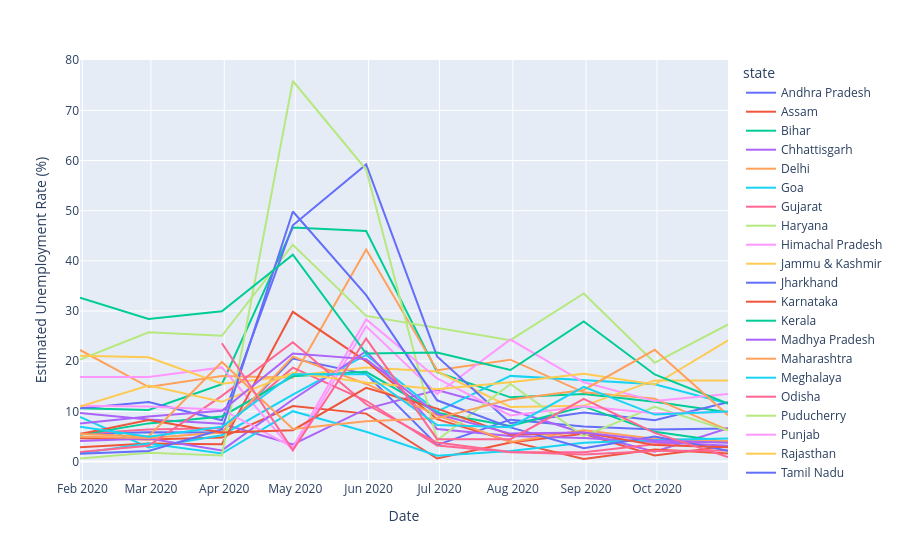

Notebook cell for this chart:
### Markdown cell above
## State Wise Unemployment Rate Over Time

### Code cell
ts = df.groupby(['Date','state'])['Estimated Unemployment Rate (%)'].mean().reset_index()
fig= px.line(ts, x='Date', y='Estimated Unemployment Rate (%)', color='state')

fig.show()

### Figure 1 — Plotly figure (JSON) as saved in the notebook; plotly's stock layout.template omitted (floating-point values rounded to 4 significant figures)
{"data": [{"hovertemplate": "state=Andhra Pradesh<br>Date=%{x}<br>Estimated Unemployment Rate (%)=%{y}<extra></extra>", "legendgroup": "Andhra Pradesh", "line": {"color": "#636efa", "dash": "solid"}, "marker": {"symbol": "circle"}, "mode": "lines", "name": "Andhra Pradesh", "orientation": "v", "showlegend": true, "type": "scatter", "x": ["2020-01-31T00:00:00.000000000", "2020-02-29T00:00:00.000000000", "2020-03-31T00:00:00.000000000", "2020-04-30T00:00:00.000000000", "2020-05-31T00:00:00.000000000", "2020-06-30T00:00:00.000000000", "2020-07-31T00:00:00.000000000", "2020-08-31T00:00:00.000000000", "2020-09-30T00:00:00.000000000", "2020-10-31T00:00:00.000000000"], "xaxis": "x", "y": [5.48, 5.83, 5.79, 20.51, 17.43, 3.31, 8.34, 6.96, 6.4, 6.59], "yaxis": "y"}, {"hovertemplate": "state=Assam<br>Date=%{x}<br>Estimated Unemployment Rate (%)=%{y}<extra></extra>", "legendgroup": "Assam", "line": {"color": "#EF553B", "dash": "solid"}, "marker": {"symbol": "circle"}, "mode": "lines", "name": "Assam", "orientation": "v", "showlegend": true, "type": "scatter", "x": ["2020-01-31T00:00:00.000000000", "2020-02-29T00:00:00.000000000", "2020-03-31T00:00:00.000000000", "2020-04-30T00:00:00.000000000", "2020-05-31T00:00:00.000000000", "2020-06-30T00:00:00.000000000", "2020-07-31T00:00:00.000000000", "2020-08-31T00:00:00.000000000", "2020-09-30T00:00:00.000000000", "2020-10-31T00:00:00.000000000"], "xaxis": "x", "y": [4.66, 4.41, 4.77, 11.06, 9.55, 0.6, 3.77, 5.53, 1.19, 3.02], "yaxis": "y"}, {"hovertemplate": "state=Bihar<br>Date=%{x}<br>Estimated Unemployment Rate (%)=%{y}<extra></extra>", "legendgroup": "Bihar", "line": {"color": "#00cc96", "dash": "solid"}, "marker": {"symbol": "circle"}, "mode": "lines", "name": "Bihar", "orientation": "v", "showlegend": true, "type": "scatter", "x": ["2020-01-31T00:00:00.000000000", "2020-02-29T00:00:00.000000000", "2020-03-31T00:00:00.000000000", "2020-04-30T00:00:00.000000000", "2020-05-31T00:00:00.000000000", "2020-06-30T00:00:00.000000000", "2020-07-31T00:00:00.000000000", "2020-08-31T00:00:00.000000000", "2020-09-30T00:00:00.000000000", "2020-10-31T00:00:00.000000000"], "xaxis": "x", "y": [10.61, 10.29, 15.43, 46.64, 45.96, 17.82, 12.79, 13.44, 11.91, 9.82], "yaxis": "y"}, {"hovertemplate": "state=Chhattisgarh<br>Date=%{x}<br>Estimated Unemployment Rate (%)=%{y}<extra></extra>", "legendgroup": "Chhattisgarh", "line": {"color": "#ab63fa", "dash": "solid"}, "marker": {"symbol": "circle"}, "mode": "lines", "name": "Chhattisgarh", "orientation": "v", "showlegend": true, "type": "scatter", "x": ["2020-01-31T00:00:00.000000000", "2020-02-29T00:00:00.000000000", "2020-03-31T00:00:00.000000000", "2020-04-30T00:00:00.000000000", "2020-05-31T00:00:00.000000000", "2020-06-30T00:00:00.000000000", "2020-07-31T00:00:00.000000000", "2020-08-31T00:00:00.000000000", "2020-09-30T00:00:00.000000000", "2020-10-31T00:00:00.000000000"], "xaxis": "x", "y": [9.65, 8.38, 7.54, 3.41, 10.5, 14.23, 10.27, 5.63, 1.96, 6.62], "yaxis": "y"}, {"hovertemplate": "state=Delhi<br>Date=%{x}<br>Estimated Unemployment Rate (%)=%{y}<extra></extra>", "legendgroup": "Delhi", "line": {"color": "#FFA15A", "dash": "solid"}, "marker": {"symbol": "circle"}, "mode": "lines", "name": "Delhi", "orientation": "v", "showlegend": true, "type": "scatter", "x": ["2020-01-31T00:00:00.000000000", "2020-02-29T00:00:00.000000000", "2020-03-31T00:00:00.000000000", "2020-04-30T00:00:00.000000000", "2020-05-31T00:00:00.000000000", "2020-06-30T00:00:00.000000000", "2020-07-31T00:00:00.000000000", "2020-08-31T00:00:00.000000000", "2020-09-30T00:00:00.000000000", "2020-10-31T00:00:00.000000000"], "xaxis": "x", "y": [22.23, 14.84, 17.04, 16.68, 42.27, 18.19, 20.3, 13.79, 12.53, 6.27], "yaxis": "y"}, {"hovertemplate": "state=Goa<br>Date=%{x}<br>Estimated Unemployment Rate (%)=%{y}<extra></extra>", "legendgroup": "Goa", "line": {"color": "#19d3f3", "dash": "solid"}, "marker": {"symbol": "circle"}, "mode": "lines", "name": "Goa", "orientation": "v", "showlegend": true, "type": "scatter", "x": ["2020-01-31T00:00:00.000000000", "2020-02-29T00:00:00.000000000", "2020-03-31T00:00:00.000000000", "2020-04-30T00:00:00.000000000", "2020-05-31T00:00:00.000000000", "2020-06-30T00:00:00.000000000", "2020-07-31T00:00:00.000000000", "2020-08-31T00:00:00.000000000", "2020-09-30T00:00:00.000000000", "2020-10-31T00:00:00.000000000"], "xaxis": "x", "y": [8.89, 2.81, 5.25, 13.31, 21.25, 9.96, 17.07, 16.21, 15.38, 11.54], "yaxis": "y"}, {"hovertemplate": "state=Gujarat<br>Date=%{x}<br>Estimated Unemployment Rate (%)=%{y}<extra></extra>", "legendgroup": "Gujarat", "line": {"color": "#FF6692", "dash": "solid"}, "marker": {"symbol": "circle"}, "mode": "lines", "name": "Gujarat", "orientation": "v", "showlegend": true, "type": "scatter", "x": ["2020-01-31T00:00:00.000000000", "2020-02-29T00:00:00.000000000", "2020-03-31T00:00:00.000000000", "2020-04-30T00:00:00.000000000", "2020-05-31T00:00:00.000000000", "2020-06-30T00:00:00.000000000", "2020-07-31T00:00:00.000000000", "2020-08-31T00:00:00.000000000", "2020-09-30T00:00:00.000000000", "2020-10-31T00:00:00.000000000"], "xaxis": "x", "y": [5.54, 6.38, 6.66, 18.71, 12.11, 3.2, 1.84, 1.87, 3.42, 4.03], "yaxis": "y"}, {"hovertemplate": "state=Haryana<br>Date=%{x}<br>Estimated Unemployment Rate (%)=%{y}<extra></extra>", "legendgroup": "Haryana", "line": {"color": "#B6E880", "dash": "solid"}, "marker": {"symbol": "circle"}, "mode": "lines", "name": "Haryana", "orientation": "v", "showlegend": true, "type": "scatter", "x": ["2020-01-31T00:00:00.000000000", "2020-02-29T00:00:00.000000000", "2020-03-31T00:00:00.000000000", "2020-04-30T00:00:00.000000000", "2020-05-31T00:00:00.000000000", "2020-06-30T00:00:00.000000000", "2020-07-31T00:00:00.000000000", "2020-08-31T00:00:00.000000000", "2020-09-30T00:00:00.000000000", "2020-10-31T00:00:00.000000000"], "xaxis": "x", "y": [20.34, 25.77, 25.05, 43.22, 29.02, 26.7, 24.18, 33.5, 19.68, 27.31], "yaxis": "y"}, {"hovertemplate": "state=Himachal Pradesh<br>Date=%{x}<br>Estimated Unemployment Rate (%)=%{y}<extra></extra>", "legendgroup": "Himachal Pradesh", "line": {"color": "#FF97FF", "dash": "solid"}, "marker": {"symbol": "circle"}, "mode": "lines", "name": "Himachal Pradesh", "orientation": "v", "showlegend": true, "type": "scatter", "x": ["2020-01-31T00:00:00.000000000", "2020-02-29T00:00:00.000000000", "2020-03-31T00:00:00.000000000", "2020-04-30T00:00:00.000000000", "2020-05-31T00:00:00.000000000", "2020-06-30T00:00:00.000000000", "2020-07-31T00:00:00.000000000", "2020-08-31T00:00:00.000000000", "2020-09-30T00:00:00.000000000", "2020-10-31T00:00:00.000000000"], "xaxis": "x", "y": [16.83, 16.84, 18.76, 2.2, 26.95, 13.47, 24.31, 15.79, 12.04, 13.46], "yaxis": "y"}, {"hovertemplate": "state=Jammu & Kashmir<br>Date=%{x}<br>Estimated Unemployment Rate (%)=%{y}<extra></extra>", "legendgroup": "Jammu & Kashmir", "line": {"color": "#FECB52", "dash": "solid"}, "marker": {"symbol": "circle"}, "mode": "lines", "name": "Jammu & Kashmir", "orientation": "v", "showlegend": true, "type": "scatter", "x": ["2020-01-31T00:00:00.000000000", "2020-02-29T00:00:00.000000000", "2020-03-31T00:00:00.000000000", "2020-05-31T00:00:00.000000000", "2020-06-30T00:00:00.000000000", "2020-07-31T00:00:00.000000000", "2020-08-31T00:00:00.000000000", "2020-09-30T00:00:00.000000000", "2020-10-31T00:00:00.000000000"], "xaxis": "x", "y": [21.08, 20.78, 15.5, 18.74, 17.92, 10.88, 11.09, 16.17, 16.14], "yaxis": "y"}, {"hovertemplate": "state=Jharkhand<br>Date=%{x}<br>Estimated Unemployment Rate (%)=%{y}<extra></extra>", "legendgroup": "Jharkhand", "line": {"color": "#636efa", "dash": "solid"}, "marker": {"symbol": "circle"}, "mode": "lines", "name": "Jharkhand", "orientation": "v", "showlegend": true, "type": "scatter", "x": ["2020-01-31T00:00:00.000000000", "2020-02-29T00:00:00.000000000", "2020-03-31T00:00:00.000000000", "2020-04-30T00:00:00.000000000", "2020-05-31T00:00:00.000000000", "2020-06-30T00:00:00.000000000", "2020-07-31T00:00:00.000000000", "2020-08-31T00:00:00.000000000", "2020-09-30T00:00:00.000000000", "2020-10-31T00:00:00.000000000"], "xaxis": "x", "y": [10.61, 11.85, 8.23, 47.09, 59.23, 20.95, 7.63, 9.76, 8.24, 11.8], "yaxis": "y"}, {"hovertemplate": "state=Karnataka<br>Date=%{x}<br>Estimated Unemployment Rate (%)=%{y}<extra></extra>", "legendgroup": "Karnataka", "line": {"color": "#EF553B", "dash": "solid"}, "marker": {"symbol": "circle"}, "mode": "lines", "name": "Karnataka", "orientation": "v", "showlegend": true, "type": "scatter", "x": ["2020-01-31T00:00:00.000000000", "2020-02-29T00:00:00.000000000", "2020-03-31T00:00:00.000000000", "2020-04-30T00:00:00.000000000", "2020-05-31T00:00:00.000000000", "2020-06-30T00:00:00.000000000", "2020-07-31T00:00:00.000000000", "2020-08-31T00:00:00.000000000", "2020-09-30T00:00:00.000000000", "2020-10-31T00:00:00.000000000"], "xaxis": "x", "y": [2.86, 3.61, 3.46, 29.84, 19.97, 8.44, 4.01, 0.5, 2.41, 1.58], "yaxis": "y"}, {"hovertemplate": "state=Kerala<br>Date=%{x}<br>Estimated Unemployment Rate (%)=%{y}<extra></extra>", "legendgroup": "Kerala", "line": {"color": "#00cc96", "dash": "solid"}, "marker": {"symbol": "circle"}, "mode": "lines", "name": "Kerala", "orientation": "v", "showlegend": true, "type": "scatter", "x": ["2020-01-31T00:00:00.000000000", "2020-02-29T00:00:00.000000000", "2020-03-31T00:00:00.000000000", "2020-04-30T00:00:00.000000000", "2020-05-31T00:00:00.000000000", "2020-06-30T00:00:00.000000000", "2020-07-31T00:00:00.000000000", "2020-08-31T00:00:00.000000000", "2020-09-30T00:00:00.000000000", "2020-10-31T00:00:00.000000000"], "xaxis": "x", "y": [5.31, 7.6, 8.99, 16.99, 17.88, 9.71, 7.09, 10.98, 5.91, 3.88], "yaxis": "y"}, {"hovertemplate": "state=Madhya Pradesh<br>Date=%{x}<br>Estimated Unemployment Rate (%)=%{y}<extra></extra>", "legendgroup": "Madhya Pradesh", "line": {"color": "#ab63fa", "dash": "solid"}, "marker": {"symbol": "circle"}, "mode": "lines", "name": "Madhya Pradesh", "orientation": "v", "showlegend": true, "type": "scatter", "x": ["2020-01-31T00:00:00.000000000", "2020-02-29T00:00:00.000000000", "2020-03-31T00:00:00.000000000", "2020-04-30T00:00:00.000000000", "2020-05-31T00:00:00.000000000", "2020-06-30T00:00:00.000000000", "2020-07-31T00:00:00.000000000", "2020-08-31T00:00:00.000000000", "2020-09-30T00:00:00.000000000", "2020-10-31T00:00:00.000000000"], "xaxis": "x", "y": [4.11, 4.57, 2.22, 12.36, 21.98, 6.48, 5.08, 4.7, 3.91, 3.13], "yaxis": "y"}, {"hovertemplate": "state=Maharashtra<br>Date=%{x}<br>Estimated Unemployment Rate (%)=%{y}<extra></extra>", "legendgroup": "Maharashtra", "line": {"color": "#FFA15A", "dash": "solid"}, "marker": {"symbol": "circle"}, "mode": "lines", "name": "Maharashtra", "orientation": "v", "showlegend": true, "type": "scatter", "x": ["2020-01-31T00:00:00.000000000", "2020-02-29T00:00:00.000000000", "2020-03-31T00:00:00.000000000", "2020-04-30T00:00:00.000000000", "2020-05-31T00:00:00.000000000", "2020-06-30T00:00:00.000000000", "2020-07-31T00:00:00.000000000", "2020-08-31T00:00:00.000000000", "2020-09-30T00:00:00.000000000", "2020-10-31T00:00:00.000000000"], "xaxis": "x", "y": [4.95, 4.69, 5.79, 20.9, 15.46, 9.23, 3.89, 6.23, 4.55, 4.1], "yaxis": "y"}, {"hovertemplate": "state=Meghalaya<br>Date=%{x}<br>Estimated Unemployment Rate (%)=%{y}<extra></extra>", "legendgroup": "Meghalaya", "line": {"color": "#19d3f3", "dash": "solid"}, "marker": {"symbol": "circle"}, "mode": "lines", "name": "Meghalaya", "orientation": "v", "showlegend": true, "type": "scatter", "x": ["2020-01-31T00:00:00.000000000", "2020-02-29T00:00:00.000000000", "2020-03-31T00:00:00.000000000", "2020-04-30T00:00:00.000000000", "2020-05-31T00:00:00.000000000", "2020-06-30T00:00:00.000000000", "2020-07-31T00:00:00.000000000", "2020-08-31T00:00:00.000000000", "2020-09-30T00:00:00.000000000", "2020-10-31T00:00:00.000000000"], "xaxis": "x", "y": [1.66, 3.59, 1.58, 10.03, 5.92, 1.15, 2.1, 3.74, 4.29, 4.6], "yaxis": "y"}, {"hovertemplate": "state=Odisha<br>Date=%{x}<br>Estimated Unemployment Rate (%)=%{y}<extra></extra>", "legendgroup": "Odisha", "line": {"color": "#FF6692", "dash": "solid"}, "marker": {"symbol": "circle"}, "mode": "lines", "name": "Odisha", "orientation": "v", "showlegend": true, "type": "scatter", "x": ["2020-01-31T00:00:00.000000000", "2020-02-29T00:00:00.000000000", "2020-03-31T00:00:00.000000000", "2020-04-30T00:00:00.000000000", "2020-05-31T00:00:00.000000000", "2020-06-30T00:00:00.000000000", "2020-07-31T00:00:00.000000000", "2020-08-31T00:00:00.000000000", "2020-09-30T00:00:00.000000000", "2020-10-31T00:00:00.000000000"], "xaxis": "x", "y": [1.9, 3.12, 13.08, 23.76, 11.41, 3.77, 1.88, 1.42, 2.1, 2.18], "yaxis": "y"}, {"hovertemplate": "state=Puducherry<br>Date=%{x}<br>Estimated Unemployment Rate (%)=%{y}<extra></extra>", "legendgroup": "Puducherry", "line": {"color": "#B6E880", "dash": "solid"}, "marker": {"symbol": "circle"}, "mode": "lines", "name": "Puducherry", "orientation": "v", "showlegend": true, "type": "scatter", "x": ["2020-01-31T00:00:00.000000000", "2020-02-29T00:00:00.000000000", "2020-03-31T00:00:00.000000000", "2020-04-30T00:00:00.000000000", "2020-05-31T00:00:00.000000000", "2020-06-30T00:00:00.000000000", "2020-07-31T00:00:00.000000000", "2020-08-31T00:00:00.000000000", "2020-09-30T00:00:00.000000000", "2020-10-31T00:00:00.000000000"], "xaxis": "x", "y": [0.58, 1.76, 1.2, 75.85, 58.19, 4.24, 15.47, 5.05, 10.9, 6.18], "yaxis": "y"}, {"hovertemplate": "state=Punjab<br>Date=%{x}<br>Estimated Unemployment Rate (%)=%{y}<extra></extra>", "legendgroup": "Punjab", "line": {"color": "#FF97FF", "dash": "solid"}, "marker": {"symbol": "circle"}, "mode": "lines", "name": "Punjab", "orientation": "v", "showlegend": true, "type": "scatter", "x": ["2020-01-31T00:00:00.000000000", "2020-02-29T00:00:00.000000000", "2020-03-31T00:00:00.000000000", "2020-04-30T00:00:00.000000000", "2020-05-31T00:00:00.000000000", "2020-06-30T00:00:00.000000000", "2020-07-31T00:00:00.000000000", "2020-08-31T00:00:00.000000000", "2020-09-30T00:00:00.000000000", "2020-10-31T00:00:00.000000000"], "xaxis": "x", "y": [11.11, 10.97, 10.32, 2.86, 28.33, 16.55, 9.19, 10.99, 9.61, 9.88], "yaxis": "y"}, {"hovertemplate": "state=Rajasthan<br>Date=%{x}<br>Estimated Unemployment Rate (%)=%{y}<extra></extra>", "legendgroup": "Rajasthan", "line": {"color": "#FECB52", "dash": "solid"}, "marker": {"symbol": "circle"}, "mode": "lines", "name": "Rajasthan", "orientation": "v", "showlegend": true, "type": "scatter", "x": ["2020-01-31T00:00:00.000000000", "2020-02-29T00:00:00.000000000", "2020-03-31T00:00:00.000000000", "2020-04-30T00:00:00.000000000", "2020-05-31T00:00:00.000000000", "2020-06-30T00:00:00.000000000", "2020-07-31T00:00:00.000000000", "2020-08-31T00:00:00.000000000", "2020-09-30T00:00:00.000000000", "2020-10-31T00:00:00.000000000"], "xaxis": "x", "y": [10.97, 15.16, 11.9, 17.7, 15.74, 14.39, 15.81, 17.51, 15.35, 24.15], "yaxis": "y"}, {"hovertemplate": "state=Tamil Nadu<br>Date=%{x}<br>Estimated Unemployment Rate (%)=%{y}<extra></extra>", "legendgroup": "Tamil Nadu", "line": {"color": "#636efa", "dash": "solid"}, "marker": {"symbol": "circle"}, "mode": "lines", "name": "Tamil Nadu", "orientation": "v", "showlegend": true, "type": "scatter", "x": ["2020-01-31T00:00:00.000000000", "2020-02-29T00:00:00.000000000", "2020-03-31T00:00:00.000000000", "2020-04-30T00:00:00.000000000", "2020-05-31T00:00:00.000000000", "2020-06-30T00:00:00.000000000", "2020-07-31T00:00:00.000000000", "2020-08-31T00:00:00.000000000", "2020-09-30T00:00:00.000000000", "2020-10-31T00:00:00.000000000"], "xaxis": "x", "y": [1.57, 2.09, 6.4, 49.83, 33.16, 12.2, 6.81, 2.65, 5.0, 2.16], "yaxis": "y"}, {"hovertemplate": "state=Telangana<br>Date=%{x}<br>Estimated Unemployment Rate (%)=%{y}<extra></extra>", "legendgroup": "Telangana", "line": {"color": "#EF553B", "dash": "solid"}, "marker": {"symbol": "circle"}, "mode": "lines", "name": "Telangana", "orientation": "v", "showlegend": true, "type": "scatter", "x": ["2020-01-31T00:00:00.000000000", "2020-02-29T00:00:00.000000000", "2020-03-31T00:00:00.000000000", "2020-04-30T00:00:00.000000000", "2020-05-31T00:00:00.000000000", "2020-06-30T00:00:00.000000000", "2020-07-31T00:00:00.000000000", "2020-08-31T00:00:00.000000000", "2020-09-30T00:00:00.000000000", "2020-10-31T00:00:00.000000000"], "xaxis": "x", "y": [5.49, 8.29, 5.77, 6.25, 14.7, 10.55, 5.36, 5.79, 3.27, 2.86], "yaxis": "y"}, {"hovertemplate": "state=Tripura<br>Date=%{x}<br>Estimated Unemployment Rate (%)=%{y}<extra></extra>", "legendgroup": "Tripura", "line": {"color": "#00cc96", "dash": "solid"}, "marker": {"symbol": "circle"}, "mode": "lines", "name": "Tripura", "orientation": "v", "showlegend": true, "type": "scatter", "x": ["2020-01-31T00:00:00.000000000", "2020-02-29T00:00:00.000000000", "2020-03-31T00:00:00.000000000", "2020-04-30T00:00:00.000000000", "2020-05-31T00:00:00.000000000", "2020-06-30T00:00:00.000000000", "2020-07-31T00:00:00.000000000", "2020-08-31T00:00:00.000000000", "2020-09-30T00:00:00.000000000", "2020-10-31T00:00:00.000000000"], "xaxis": "x", "y": [32.67, 28.4, 29.95, 41.23, 21.51, 21.71, 18.24, 27.92, 17.35, 11.57], "yaxis": "y"}, {"hovertemplate": "state=Uttar Pradesh<br>Date=%{x}<br>Estimated Unemployment Rate (%)=%{y}<extra></extra>", "legendgroup": "Uttar Pradesh", "line": {"color": "#ab63fa", "dash": "solid"}, "marker": {"symbol": "circle"}, "mode": "lines", "name": "Uttar Pradesh", "orientation": "v", "showlegend": true, "type": "scatter", "x": ["2020-01-31T00:00:00.000000000", "2020-02-29T00:00:00.000000000", "2020-03-31T00:00:00.000000000", "2020-04-30T00:00:00.000000000", "2020-05-31T00:00:00.000000000", "2020-06-30T00:00:00.000000000", "2020-07-31T00:00:00.000000000", "2020-08-31T00:00:00.000000000", "2020-09-30T00:00:00.000000000", "2020-10-31T00:00:00.000000000"], "xaxis": "x", "y": [7.58, 8.98, 10.11, 21.54, 20.41, 9.47, 5.56, 5.79, 4.18, 3.75], "yaxis": "y"}, {"hovertemplate": "state=Uttarakhand<br>Date=%{x}<br>Estimated Unemployment Rate (%)=%{y}<extra></extra>", "legendgroup": "Uttarakhand", "line": {"color": "#FFA15A", "dash": "solid"}, "marker": {"symbol": "circle"}, "mode": "lines", "name": "Uttarakhand", "orientation": "v", "showlegend": true, "type": "scatter", "x": ["2020-01-31T00:00:00.000000000", "2020-02-29T00:00:00.000000000", "2020-03-31T00:00:00.000000000", "2020-04-30T00:00:00.000000000", "2020-05-31T00:00:00.000000000", "2020-06-30T00:00:00.000000000", "2020-07-31T00:00:00.000000000", "2020-08-31T00:00:00.000000000", "2020-09-30T00:00:00.000000000", "2020-10-31T00:00:00.000000000"], "xaxis": "x", "y": [5.49, 4.99, 19.85, 6.48, 8.01, 8.61, 12.38, 14.26, 22.26, 9.23], "yaxis": "y"}, {"hovertemplate": "state=West Bengal<br>Date=%{x}<br>Estimated Unemployment Rate (%)=%{y}<extra></extra>", "legendgroup": "West Bengal", "line": {"color": "#19d3f3", "dash": "solid"}, "marker": {"symbol": "circle"}, "mode": "lines", "name": "West Bengal", "orientation": "v", "showlegend": true, "type": "scatter", "x": ["2020-01-31T00:00:00.000000000", "2020-02-29T00:00:00.000000000", "2020-03-31T00:00:00.000000000", "2020-04-30T00:00:00.000000000", "2020-05-31T00:00:00.000000000", "2020-06-30T00:00:00.000000000", "2020-07-31T00:00:00.000000000", "2020-08-31T00:00:00.000000000", "2020-09-30T00:00:00.000000000", "2020-10-31T00:00:00.000000000"], "xaxis": "x", "y": [6.94, 4.92, 6.92, 17.41, 17.41, 7.29, 6.83, 14.87, 9.35, 9.98], "yaxis": "y"}, {"hovertemplate": "state=Sikkim<br>Date=%{x}<br>Estimated Unemployment Rate (%)=%{y}<extra></extra>", "legendgroup": "Sikkim", "line": {"color": "#FF6692", "dash": "solid"}, "marker": {"symbol": "circle"}, "mode": "lines", "name": "Sikkim", "orientation": "v", "showlegend": true, "type": "scatter", "x": ["2020-03-31T00:00:00.000000000", "2020-04-30T00:00:00.000000000", "2020-05-31T00:00:00.000000000", "2020-06-30T00:00:00.000000000", "2020-07-31T00:00:00.000000000", "2020-08-31T00:00:00.000000000", "2020-09-30T00:00:00.000000000", "2020-10-31T00:00:00.000000000"], "xaxis": "x", "y": [23.57, 2.28, 24.51, 4.46, 4.45, 12.49, 5.7, 0.88], "yaxis": "y"}], "layout": {"legend": {"title": {"text": "state"}, "tracegroupgap": 0}, "margin": {"t": 60}, "xaxis": {"anchor": "y", "domain": [0, 1], "title": {"text": "Date"}}, "yaxis": {"anchor": "x", "domain": [0, 1], "title": {"text": "Estimated Unemployment Rate (%)"}}}}
